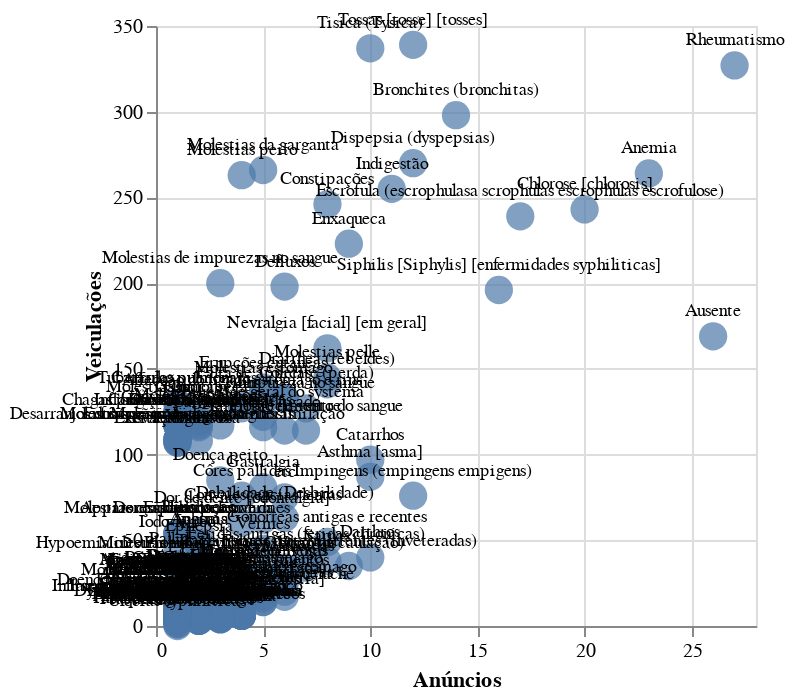

The cell this chart's notebook holds for it:
### Code cell
base = alt.Chart(df_ailments_per_ad).encode(
    x=alt.X('Anúncios:Q', title='Anúncios'),
    y=alt.Y('Veiculações:Q', title='Veiculações')
)

points = base.mark_circle(size=200)
labels = base.mark_text(
    align='center',
    baseline='bottom',
    dy=-8,               # nudge text up a little
    fontSize=9
).encode(text='Doença:N')

points + labels

### Figure 1 — Vega-Lite specification as saved in the notebook (floating-point values rounded to 4 significant figures; data arrays with more than 128 entries replaced by an {"elided": "..."} marker saying what was removed)
{"config": {"view": {"continuousWidth": 300, "continuousHeight": 300}}, "layer": [{"mark": {"type": "circle", "size": 200}, "encoding": {"x": {"field": "Anúncios", "title": "Anúncios", "type": "quantitative"}, "y": {"field": "Veiculações", "title": "Veiculações", "type": "quantitative"}}}, {"mark": {"type": "text", "align": "center", "baseline": "bottom", "dy": -8, "fontSize": 9}, "encoding": {"text": {"field": "Doença", "type": "nominal"}, "x": {"field": "Anúncios", "title": "Anúncios", "type": "quantitative"}, "y": {"field": "Veiculações", "title": "Veiculações", "type": "quantitative"}}}], "data": {"name": "data-8128062e8de33703f92092c95d3c08c5"}, "$schema": "https://vega.github.io/schema/vega-lite/v5.20.1.json", "datasets": {"data-8128062e8de33703f92092c95d3c08c5": {"elided": "233 records"}}}
